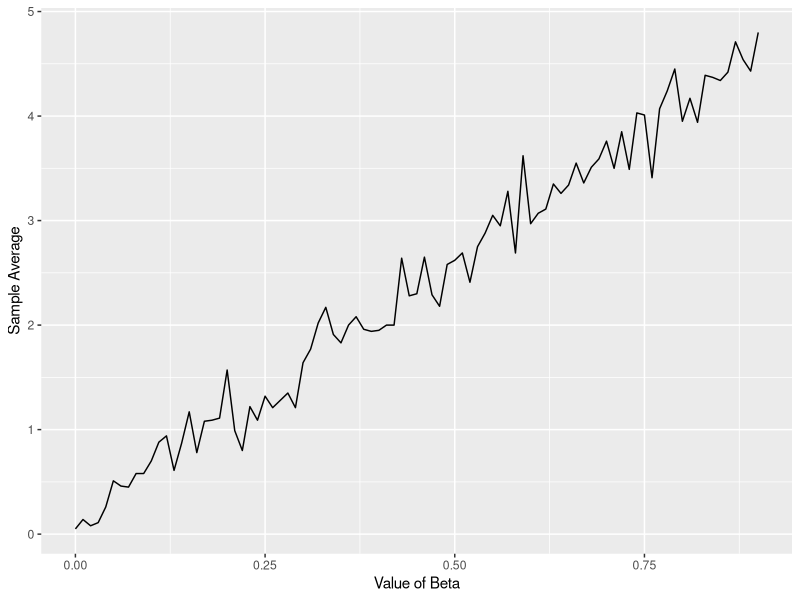
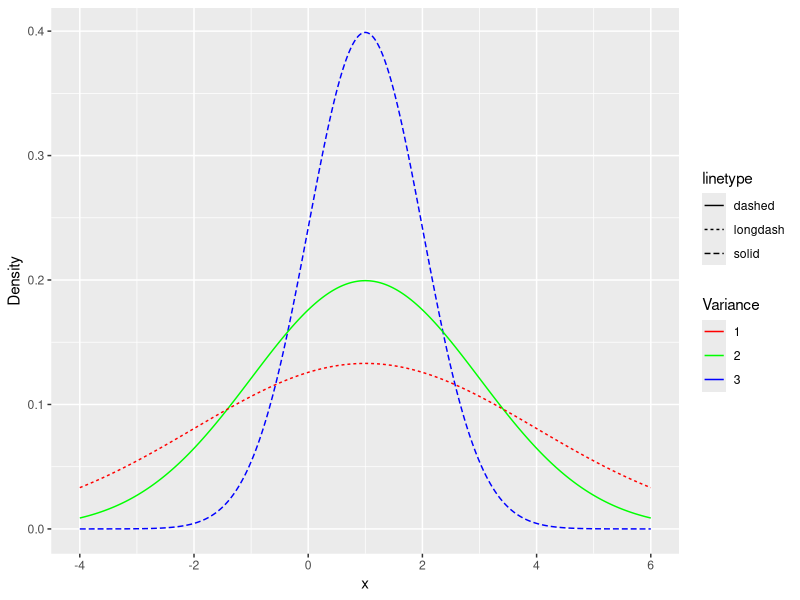

Source code (R) for these figures, in order:
## ---- chunk 1
knitr::opts_chunk$set(echo = TRUE)
library(dplyr) 
library(ggplot2)
library(tidyverse)
## ---- chunk 2
set.seed(0)
n<-1000
sample_X<-data.frame(U=runif(n))%>%
  mutate(X=case_when(
    (0<=U)&(U<0.25)~1,
    (0.25<=U)&(U<0.5)~5,
    (0.5<=U)&(U<=1)~0))%>%
pull(X)

head(sample_X,400)

sample_X_015<-function(alpha,beta,n){
  data.frame(U=runif(n))%>%
  mutate(X=case_when(
    (0<=U)&(U<alpha)~1,
    (alpha<=U)&(U<alpha+beta)~5,
    (alpha+beta<=U)&(U<=1)~0))%>%
  pull(X) 
}

test<-sample_X_015(0.5,0.1,100000)

head(test,400)

sample_avg<-mean(test)
sample_avg
## ---- chunk 3
range<-seq(0,0.9,0.01)
average_vector<-c()

for(i in range){
  sample<-sample_X_015(0.1,i,100)
  sample_avg<-mean(sample)
  average_vector<-c(average_vector,sample_avg)
}


ggplot()+xlab("Value of Beta")+geom_line(aes(x=range,y=average_vector))+ylab("Sample Average")
  
## ---- chunk 4
range<-seq(-4,6,0.01)
plot_1<-dnorm(range,mean=1,sd=1,log=FALSE)
plot_2<-dnorm(range,mean=1,sd=2,log=FALSE)
plot_3<-dnorm(range,mean=1,sd=3,log=FALSE)
lp<-ggplot()+xlab("x")+geom_line(aes(x=range,y=plot_1,color="red",linetype='solid'))+geom_line(aes(x=range,y=plot_2,color="green",linetype='dashed'))+geom_line(aes(x=range,y=plot_3,color="blue",linetype='longdash'))+ylab("Density")

lp + scale_colour_manual(values=c("red","green","blue"),
                       name="Variance",
                       labels=c("1","2","3"))
